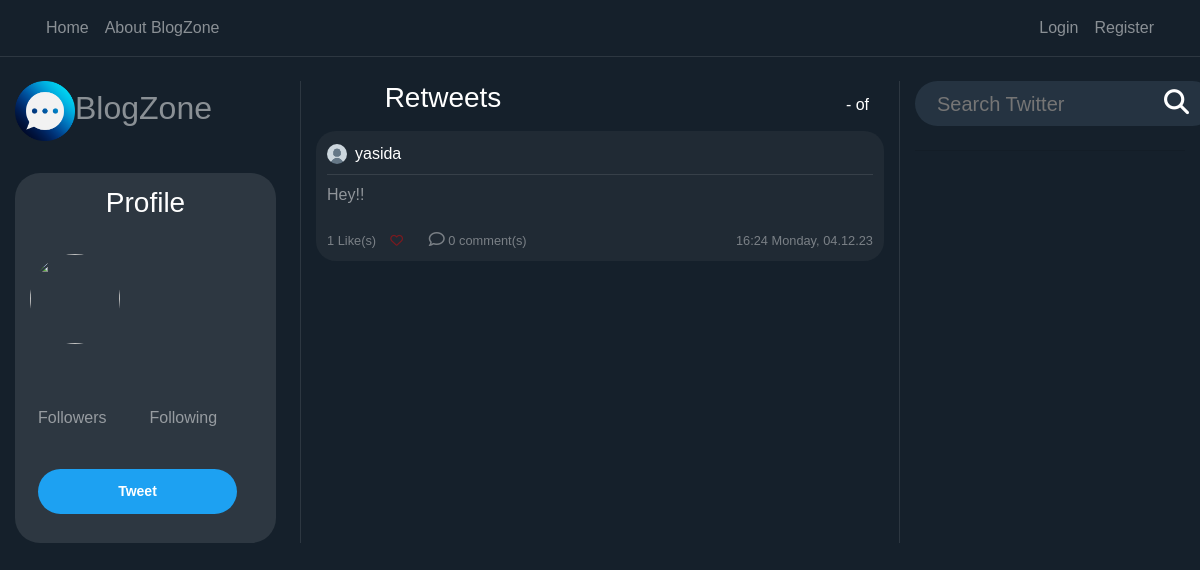
The page /retweet/3/ on the database its author committed.
### Blog/models.py (models this page shows, shortened)
class Post(models.Model):
    content = models.TextField(max_length=1000)
    date_posted = models.DateTimeField(default=timezone.now)
    author = models.ForeignKey(User, on_delete=models.CASCADE)
    likes = models.ManyToManyField(User, related_name="liked_posts", blank=True)
    post_image = models.ImageField(upload_to="post_images", blank=True)
    def number_of_likes(slef):
        return slef.likes.count()
    @property
    def number_of_comments(self):
        return Comment.objects.filter(post_connected=self).count()

### users/models.py (models this page shows, shortened)
class Profile(models.Model):
    user = models.OneToOneField(User, on_delete=models.CASCADE)
    image = models.ImageField(default="default.png", upload_to="profile_pics")

### Blog/views.py (the view)
# urls.py: path("retweet/<int:pk>/", views.retweet, name="retweet"),
def retweet(request, pk):
    post = get_object_or_404(Post, id=pk)
    if post:
        return render(request, "Blog/retweet.html", {"post": post})
    else:
        messages.success(request, ("That Post Does Not Exist..."))
        return redirect("blog-home")

### Blog/templates/Blog/retweet.html (shortened to what this page needs)
{% extends "Blog/base.html" %}
{% load static %}
{% block content %}
<div class="row">
    <div class="col-12 col-md-3 pr-4 dont-move">
        <a href="/">
            <h2><img class="img-fluid" width="60" src="{% static 'Blog/logo.png' %}">BlogZone</h2>
        </a><br>
        <div class="profile-section">
            <h3 class="white-important p-2">
                Profile
            </h3>
            <article class="media content-section" style="height: 140px; width: 100%">
                {% if user_profile != None %}
                <div class="mt-2 d-flex full-width align-items-center">
                    <img class="rounded-circle mr-3 img-fluid" style="width: 90px; height: 90px;"
                        src="{{ user_profile.profile.image.url }}">
                    <div>
                        <h4 style="text-align: left" class="white-important">
                            {{ user_profile.username }}
                        </h4>
                        <h6 style="text-align: left" class="email-profile">
                            {{ user.email }}
                        </h6>
                    </div>
                </div>
                {% else %}
                <div class="mt-2 d-flex full-width align-items-center">
                    <img class="rounded-circle mr-3" style="width: 90px; height: 90px;"
                        src="{{ user.profile.image.url }}">
                </div>
                {% endif %}
            </article>
            <article class="media content-section">
                <div class="row full-width pl-2">
                    <div class="col-6">
                        Followers
                    </div>
                    <div class="col-6">
                        Following
                    </div>
                    {% if user_profile != None %}
                    <div class="col-6">
                        <h3 class="white-important follow-click">
                            <a>
                                {{ user_profile.profile.followers }}
                            </a>
                        </h3>
                    </div>
                    <div class="col-6">
                        <a>
                            <h3 class="white-important follow-click">
                                {{ user_profile.profile.following }}
                            </h3>
                        </a>
                    </div>
                    {% else %}
                    <div class="col-6">
                    </div>
                    <a>
                        <div class="col-6">
                        </div>
                    </a>
                    {% endif %}
                </div>
            </article>
            <div class="d-flex">
                {% if user_profile is None %}
                <div style="margin-left: auto; margin-right:auto">
                    <a class="btn btn-sm btn-outline-primary mb-4 mr-3 " href="{% url 'post-create' %}">
                        Tweet
                    </a>
                </div>
                {% endif %}
            </div>
        </div>
    </div>
    <div class="col-12 col-md-6 scrollable">
        <div class="full-width row">
            <div class="col-6">
                <h3 class="white-important mb-3">
                    Retweets
                </h3>
            </div>
            <div class="col-6 no-padding">
                <h6 style="position: absolute; bottom: 0; right: 0" class="white-important mb-3">
                    {{ page_obj.start_index }} - {{ page_obj.end_index }} of
                </h6>
            </div>
        </div>
        <article class="media content-section hovered-tweet">
            <div style="width: 100%; word-break: break-all;">
                <div class="pb-2 row m-0" style="width: 100%; margin-right: 0 !important;">
                    <div style="padding-left: 0px !important;" class="col-8 no-padding d-flex align-items-center">
                        <img class="rounded-circle mr-2" style="width: 20px; height: 20px;"
                            src="{{ post.author.profile.image.url }}">
                        <a class="mr-2 white-important" href="{% url 'user-posts' post.author %}">
                            {{ post.author }}
                        </a>
                    </div>
                    <div class="col-4 d-flex flex-row-reverse no-padding align-items-center"
                        style="padding-right: 0 !important;">
                    </div>
                </div>
                <div class="mb-2" style="width: 100%; height: 1px; background-color: rgba(255, 255, 255, 0.1)"></div>
                <a style="color: rgba(255, 255, 255, 0.5) !important;" href="{% url 'post-detail' post.id %}">
                    <p class="mb-4">
                        {{ post.content }}
                    </p>
                </a>
                <div class="row">
                    <div class="col-6" style="display: flex;">
                        <small style="opacity: 0.4;">
                            <a href="/like/{{post.id}}/">
                                {{ post.number_of_likes }} Like(s)
                                &nbsp;&nbsp;
                            </a>
                            {% if user in post.likes.all %}
                            <a href="{% url 'post_like' post.id %}">
                                <i class="fa-solid fa-heart" style="color: rgb(255, 0, 0)"></i>
                            </a>
                            {% else %}
                            <a href="{% url 'post_like' post.id %}">
                                <i class="fa fa-heart-o" style="color:rgb(255, 0, 0)"></i>
                            </a>
                            {% endif %}
                        </small>
                        <small style="opacity: 0.4; margin-left:15px;">
                            <a href="/post/{{post.id}}/">
                                <i style=" font-size: 16px;" class="far fa-comment"></i> {{ post.number_of_comments }}
                                comment(s)
                            </a>
                        </small>
                    </div>
                    <div class="col-6">
                        <small style="opacity: 0.4;" class="white-important d-flex full-width flex-row-reverse">
                            {{ post.date_posted | date:"H:i l, d.m.y" }}
                        </small>
                    </div>
                </div>
            </div>
        </article>
    </div>
    <div class="col-12 col-md-3 dont-move">
        <form action="{% url 'search' %}" method="post">{% csrf_token %}
            <div class="search-container">
                <div class="search">
                    <input required name="search" type="text" id="zip-code-input" placeholder="Search Twitter">
                    <button type="submit" style="border:0; background: transparent;"><i class="fa fa-search"></i>
                    </button> </a>
        </form>
    </div>
</div>
<hr class="mb-3 mt-4">
{% endblock content %}

### Blog/static/Blog/main.css (style rules this page uses)
:root { --muted-color: rgba(255, 255, 255, 0.5); }
body { background: #15202b; color: var(--muted-color); margin-top: 5rem; }
h1, h2, h3, h4, h5, h6 { color: var(--muted-color); }
.content-section { padding: 10px 10px; margin-bottom: 20px; }
.no-padding { padding: 0 !important; }
a { color: white; text-underline: none; text-decoration: none !important; }
article { border-radius: 4px; }
.white-important { color: white; font-weight: bold; }
.full-width { width: 100% }
.btn-outline-primary { border-color: white; color: white !important; padding: 12px 80px 12px 80px; font-weight: bold; background-color: #1da1f2; border: 0; border-radius: 25px; }
.hovered-tweet { background-color: #90909017; border-radius: 20px; }
.hovered-tweet { border: 1px solid transparent; }
.profile-section { background-color: #2d3741; padding: 5px; border-radius: 25px; }
.scrollable { overflow-y: auto; border-left: 1px solid #2d3741; border-right: 1px solid #2d3741; }

### Blog/static/Blog/style.css (style rules this page uses)
body { font-family: Arial, Helvetica, sans-serif; height: 100vh; margin: 0; padding: 0; }
.search-container { width: 300px; height: 45px; background-color: #253341; border-radius: 30px; display: flex; }
.search-container input { width: 100%; font-size: 20px; background-color: transparent; border: 0; color: white; }
.search-container .search { flex-grow: 1; display: flex; align-items: center; padding-left: 20px; padding-right: 20px; }
.search i { font-size: 25px; color: white; }
.search i { cursor: pointer; }
.white-important { text-align: center; font-weight: normal; }

### rows shown on the page
Post: author.profile.image (placeholder picture), author "yasida", content "Hey!!", number_of_likes "1", number_of_comments "0", date_posted "16:24 Monday, 04.12.23"
